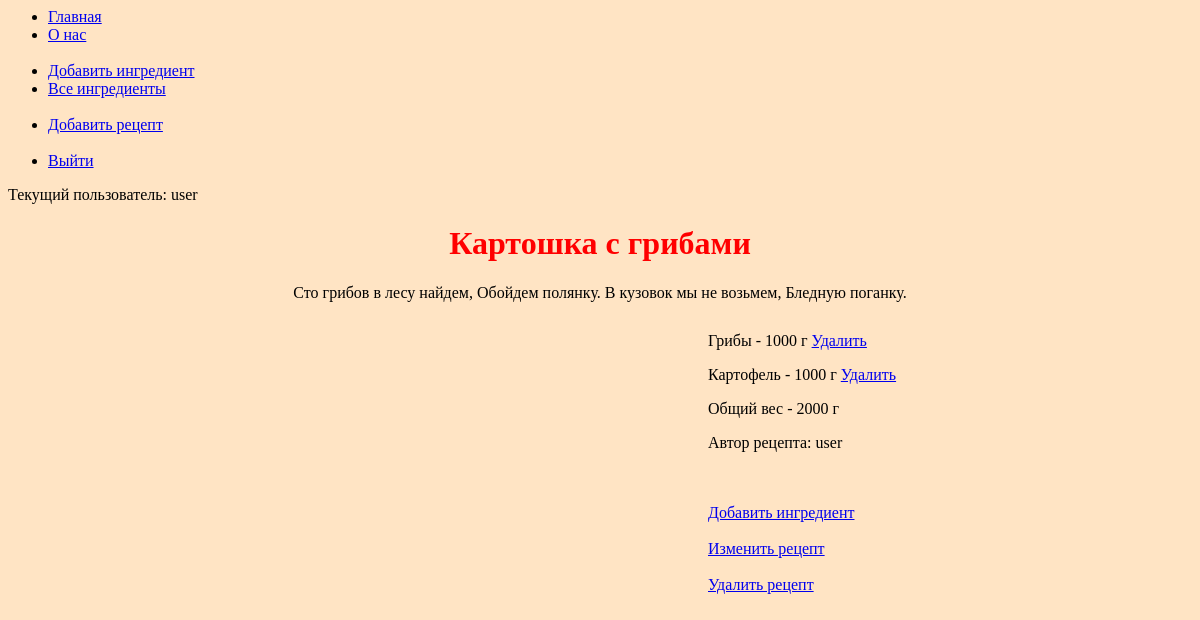
/recipe/1/ (signed in), run on the app's committed database.
### recipe_catalog/models.py (models this page shows, shortened)
class Recipe(models.Model):
    name = models.CharField(max_length=300)
    ingredients = models.ManyToManyField(Ingredient, through="RecipeIngredient")
    desc = models.CharField(max_length=300, default="")
    author = models.ForeignKey(User, verbose_name='Автор рецепта', on_delete=models.CASCADE, null=True)

class RecipeIngredient(models.Model):
    recipe = models.ForeignKey(Recipe, on_delete=models.CASCADE)
    ingredient = models.ForeignKey(Ingredient, on_delete=models.CASCADE)
    weight = models.IntegerField(default=0)
    class Meta:
        constraints = [
            models.UniqueConstraint(
                fields=['recipe', 'ingredient'],
                name='unique recipes ingredients'
            )
        ]

class Ingredient(models.Model):
    name = models.CharField(max_length=255)

### recipe_catalog/views.py (the view)
# urls.py: path('recipe/<int:pk>/', recipe_detail, name='recipe_detail'),
def recipe_detail(request, pk):
    template = 'recipe_catalog/recipe.html'
    recipe = Recipe.objects.get(pk=pk)
    ingredients = recipe.recipeingredient_set.all().order_by('ingredient__name')
    total_weight = calc_weight(ingredients)
    context = {
        'title': recipe.name,
        'recipe_id': pk,
        'recipe_desc': recipe.desc,
        'ingredients': recipe.recipeingredient_set.all().order_by('ingredient__name'),
        'total_weight': total_weight,
        'author': recipe.author,
    }
    return render(request, template, context)

### recipe_catalog/views.py (called while the page is built)
def calc_weight(ingredients):
    total = 0
    for ingredient in ingredients:
        total += ingredient.weight
    return total

### templates/recipe_catalog/recipe.html
{% extends "base.html" %}
{% block content %}
    <h1 class="content">{{title}}</h1>
    <p class="content">{{recipe_desc}}</p>
    <div class="ingredient">
        {% for ingredient in ingredients %}
            <p>{{ingredient.ingredient.name}} - {{ingredient.weight}} г
            <a href="{% url 'recipe_catalog:delete_recipe_ingredient' recipe_id ingredient.id %}">Удалить</a></p>
        {% endfor %}
        <p>Общий вес - {{total_weight}} г</p>
        <p>Автор рецепта: {{author}}</p>
        <br><br>
        {% if not user.is_authenticated %}
            <a href="http://127.0.0.1:8000/auth/login/">Добавить ингредиент</a>
            <br><br>
            <a href="http://127.0.0.1:8000/auth/login/">Изменить рецепт</a>
            <br><br>
            <a href="http://127.0.0.1:8000/auth/login/">Удалить рецепт</a>
        {% else %}
            <a href="{% url 'recipe_catalog:ingredient_to_recipe' recipe_id %}">Добавить ингредиент</a>
            <br><br>
            <a href="{% url 'recipe_catalog:recipe_edit' recipe_id %}">Изменить рецепт</a>
            <br><br>
            <a href="{% url 'recipe_catalog:recipe_delete' recipe_id %}">Удалить рецепт</a>
        {% endif %}
    </div>
{% endblock %}

### templates/base.html (shortened to what this page needs)
<html>
<head>
    {% load static %}
    <link rel="stylesheet" href="{% static 'css/style.css' %}">
</head>
<body>
  <div>
    {% block sidebar %}
    <ul>
      <li><a href="/">Главная</a></li>
      <li><a href="/about/">О нас</a></li>
      <br>
      <li><a href="/add_ingredient/">Добавить ингредиент</a></li>
      <li><a href="/all_ingredients/">Все ингредиенты</a></li>
      <br>
      <li><a href="/add_recipe/">Добавить рецепт</a></li>
      <br>
      {% if not user.is_authenticated %}
        <li><a href="http://127.0.0.1:8000/auth/login/">Войти</a></li>
      {% else %}
        <li><a href="http://127.0.0.1:8000/auth/logout/">Выйти</a></li>
      {% endif %}
    </ul>
    <p>Текущий пользователь: {{request.user}}</p>
    {% endblock %}
  </div>
  <main>
    <div>
      {% block content %}{% endblock %}
    </div>
  </main>
</body>
</html>

### static/css/style.css (style rules this page uses)
h1 { color: red; }
body { background-color:bisque; }
.content { text-align: center; }
.ingredient { text-align: left; margin-top: 30px; margin-left: 700px; }

### data on the page
Recipe: name "Картошка с грибами", desc "Сто грибов в лесу найдем, Обойдем полянку. В кузовок мы не возьмем, Бледную поганку."
RecipeIngredient: ingredient.name "Грибы", weight "1000"
RecipeIngredient: ingredient.name "Картофель", weight "1000"

### other printed values
{{ request.user }} "user"
{{ total_weight }} "2000"
{{ author }} "user"
